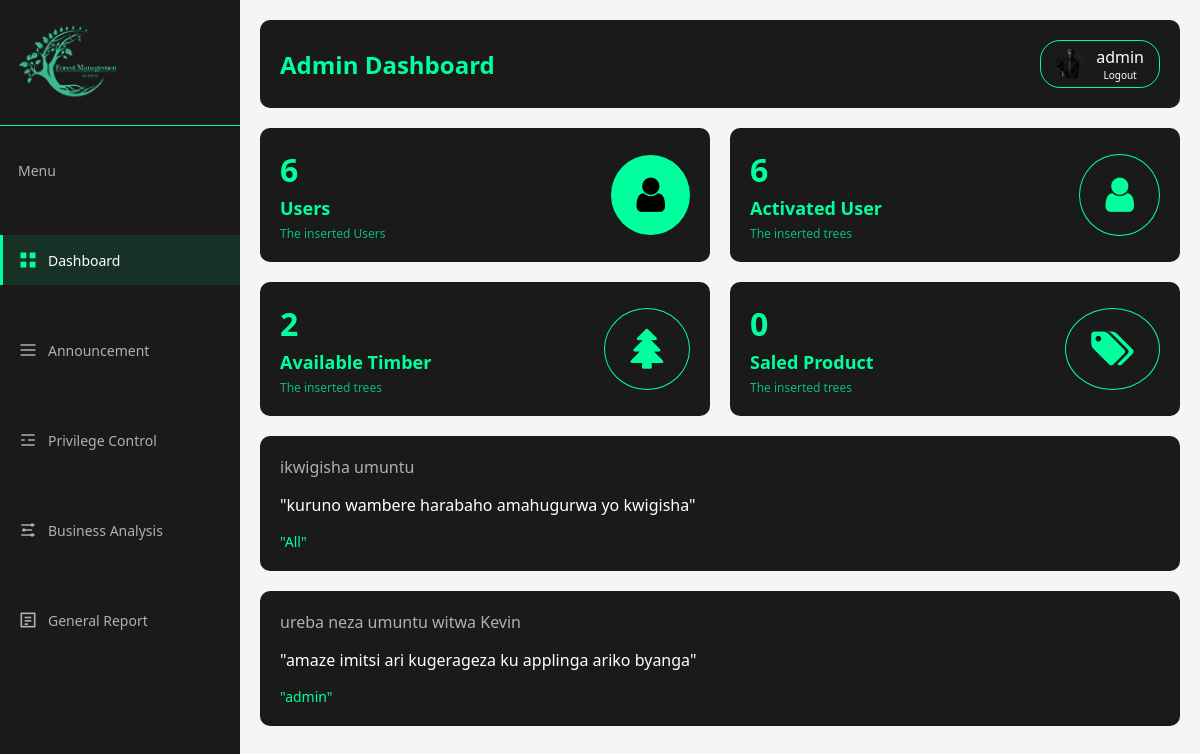
Page /admin/pages/index.php (signed in) on the committed database.
### tables this page shows
CREATE TABLE `users` (
  `id` int(11) NOT NULL,
  `name` varchar(255) DEFAULT NULL,
  `password` varchar(255) DEFAULT NULL,
  `role` varchar(100) DEFAULT NULL,
  `email` varchar(255) DEFAULT NULL,
  `status` varchar(50) DEFAULT 'active',
  `image` text DEFAULT NULL,
  `phone` varchar(20) DEFAULT NULL,
  `date` datetime DEFAULT NULL
);

CREATE TABLE `announcements` (
  `an_id` int(11) NOT NULL,
  `title` varchar(500) DEFAULT NULL,
  `type` varchar(100) DEFAULT NULL,
  `date` date DEFAULT NULL,
  `content` text DEFAULT NULL
);

### admin/pages/index.php (the view, shortened to what this page needs)
<!DOCTYPE html>
<html lang="en">
<head>
    <link rel="stylesheet" href="../css/style.css">
</head>
<body>
<?php
include '../../database/connection.php';
include'../menu/menu.php';
$user = $pdo->query("SELECT COUNT(*) FROM users");
$userCount = $user->fetchColumn();
$user_1 = $pdo->query("SELECT COUNT(*) FROM users WHERE status = 'active' ");
$userCount_1 = $user_1->fetchColumn();
$user_2 = $pdo->query("SELECT COUNT(*) FROM timber");
$userCount_2 = $user_2->fetchColumn();
$user_3 = $pdo->query("SELECT COUNT(*) FROM stockout ");
$userCount_3 = $user_3->fetchColumn();
?>
    <div class="main-content">
        <?php  include '../header/header.php';   ?>
        <div class="stats-container">
            <div class="stat-card">
                <div class="stat-info">
                    <div class="stat-number">
                        <?php echo $userCount ?? 0; ?>
                    </div>
                    <div class="stat-label">Users</div>
                    <div class="stat-sublabel">The inserted Users</div>
                </div>
                <div style="display: flex; align-items: center; gap: 10px;" class="icons" >
                    <i class="fa fa-user" ></i>
                    </div>
            </div>
            <div class="stat-card">
                <div class="stat-info">
                    <div class="stat-number"><?php echo $userCount_1 ?? 0; ?></div>
                    <div class="stat-label">Activated User</div>
                    <div class="stat-sublabel">The inserted trees</div>
                </div>
                <div style="display: flex; align-items: center; gap: 10px; border: 1px solid #00ff9d; background: transparent;" class="icons" >
                    <i class="fa fa-user" style=" color: #00ff9d; " ></i>
                </div>
            </div>
            <div class="stat-card">
                <div class="stat-info">
                    <div class="stat-number"> <?php echo $userCount_2 ?? 0; ?> </div>
                    <div class="stat-label">Available Timber</div>
                    <div class="stat-sublabel">The inserted trees</div>
                </div>
                <div style="display: flex; align-items: center; gap: 10px; border: 1px solid #00ff9d; background: transparent;" class="icons" >
                    <i class="fa fa-tree" style=" color: #00ff9d; " ></i>
                </div>
            </div>
            <div class="stat-card">
                <div class="stat-info">
                    <div class="stat-number"><?php echo $userCount_3 ?? 0; ?></div>
                    <div class="stat-label">Saled Product</div>
                    <div class="stat-sublabel">The inserted trees</div>
                </div>
                <div style="display: flex; align-items: center; gap: 10px; border: 1px solid #00ff9d; background: transparent;" class="icons" >
                    <i class="fa fa-tags" style=" color: #00ff9d; " ></i>
                </div>
            </div>
        </div>
        <?php
        include '../../database/connection.php';
        $result = $pdo->query("SELECT * FROM announcements Where type = 'All'");
        $row = $result->fetch(PDO::FETCH_ASSOC);
        ?>
        <div class="message-board">
            <div class="message-title"><?php echo $row['title']; ?></div>
            <div class="message-content">
                "<?php echo $row['content']; ?>"
            </div>
            <div class="message-signature">"<?php echo $row['type']; ?>"</div>
        </div>
        <?php
        include '../../database/connection.php';
        $result = $pdo->query("SELECT * FROM announcements Where type = 'admin'");
        $row = $result->fetch(PDO::FETCH_ASSOC);
        if($row){ ?>
            <div class="message-board">
            <div class="message-title"><?php echo $row['title']; ?></div>
            <div class="message-content">
                "<?php echo $row['content']; ?>"
            </div>
            <div class="message-signature">"<?php echo $row['type']; ?>"</div>
        </div>
        <?php }else{ ?>
            <?php } ?>
    </div>
</body>
</html>

### admin/header/header.php (shortened to what this page needs)
<!DOCTYPE html>
<html lang="en">
<head>
    <link rel="stylesheet" href="https://cdnjs.cloudflare.com/ajax/libs/font-awesome/4.7.0/css/font-awesome.min.css">
</head>
<body>
    <?php
    $id = $_SESSION['user_id'] ?? null;
    $select = $pdo->prepare("SELECT * FROM users WHERE id = ?");
    $select->execute([$id]);
    $user = $select->fetch(PDO::FETCH_ASSOC);
    $username = $user['name'];
    $profile_picture = $user['image'] ?? 'default-avatar.png';
    ?>
    <div class="header">
        <div class="dashboard-title">Admin Dashboard</div>
        <div class="user-profile" id="userProfile">
            <div class="user-avatar"> <img src="../backend/uploads/<?php echo $profile_picture; ?>" alt=""> </div>
            <div class="user-name user-align"><?php echo $username; ?> <p>Logout </p> </div>
        </div>
    </div>
</body>
</html>

### admin/css/style.css (style rules this page uses)
* { margin: 0; padding: 0; box-sizing: border-box; font-family: Arial, sans-serif; }
body { background-color: #f5f5f5; display: flex; }
.main-content { flex-grow: 1; padding: 20px; display: flex; flex-direction: column; gap: 20px; background: #f5f5f5; width: 80%; height: 100vh; overflow-y: auto; }
.header { background-color: #1a1a1a; border-radius: 10px; padding: 20px; display: flex; justify-content: space-between; align-items: center; width: 100%; }
.dashboard-title { color: #00ff9d; font-size: 24px; font-weight: bold; }
.user-profile { display: flex; align-items: center; gap: 10px; border:1px solid #00ff9d; height: 3rem; padding: 8px 15px; border-radius: 20px; cursor: pointer; }
.user-avatar { color: #1a1a1a; width: 30px; height: 30px; border-radius: 50%; display: flex; align-items: center; justify-content: center; font-weight: bold; font-size: 12px; }
.user-name { color: white; }
.stats-container { display: grid; grid-template-columns: 1fr 1fr; gap: 20px; width: 100%; }
.stat-card { background-color: #1a1a1a; border-radius: 10px; padding: 20px; display: flex; align-items: center; justify-content: space-between; }
.stat-info { display: flex; flex-direction: column; gap: 5px; }
.stat-number { color: #00ff9d; font-size: 32px; font-weight: bold; }
.stat-label { color: #00ff9d; font-size: 18px; font-weight: bold; }
.stat-sublabel { color: #00ff9d; font-size: 12px; opacity: 0.7; }
.message-board { background-color: #1a1a1a; border-radius: 10px; padding: 20px; width: 100%; display: flex; flex-direction: column; }
.message-title { color: #b0b0b0; font-size: 16px; margin-bottom: 15px; }
.message-content { color: white; line-height: 1.5; margin-bottom: 15px; }
.message-signature { color: #00ff9d; font-size: 14px; }

### admin/pages/index.php (style rules this page uses)
.icons { padding: 20px 25px; border-radius: 50%; background-color: #00ff9d; }
.icons i { color: #000000; font-size: 40px; }

### admin/header/header.php (style rules this page uses)
* { margin: 0; padding: 0; box-sizing: border-box; font-family: 'Segoe UI', Tahoma, Geneva, Verdana, sans-serif; }
body { background-color: #f5f7fa; }
.user-align { display: flex; flex-direction: column; align-items: center; }
p { font-size: 10px; }
.user-avatar { overflow: hidden; object-fit: cover; }
.user-avatar img { width: 50px; height: 50px; border-radius: 50%; object-fit: cover; }

### rows in the picture
users: image (picture), name "admin"
announcements: title "ikwigisha umuntu", content "kuruno wambere harabaho amahugurwa yo kwigisha", type "All"
announcements: title "ureba neza umuntu witwa Kevin", content "amaze imitsi ari kugerageza ku applinga ariko byanga", type "admin"

### other values in the picture
$userCount "6"
$userCount_1 "6"
$userCount_2 "2"
$userCount_3 "0"
